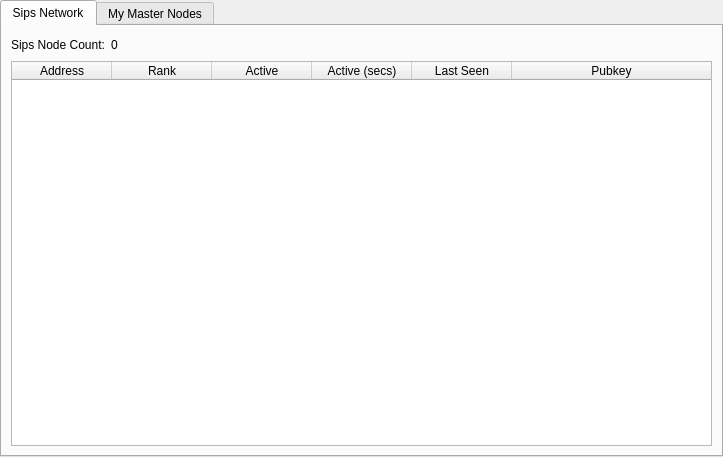
<?xml version="1.0" encoding="UTF-8"?>
<ui version="4.0">
 <class>MasternodeManager</class>
 <widget class="QWidget" name="MasternodeManager">
  <property name="geometry">
   <rect>
    <x>0</x>
    <y>0</y>
    <width>723</width>
    <height>457</height>
   </rect>
  </property>
  <property name="windowTitle">
   <string>Form</string>
  </property>
  <layout class="QVBoxLayout" name="topLayout">
   <property name="leftMargin">
    <number>0</number>
   </property>
   <property name="topMargin">
    <number>0</number>
   </property>
   <property name="rightMargin">
    <number>0</number>
   </property>
   <property name="bottomMargin">
    <number>0</number>
   </property>
   <item>
    <layout class="QVBoxLayout" name="verticalLayout">
     <property name="bottomMargin">
      <number>0</number>
     </property>
     <item>
      <widget class="QTabWidget" name="tabWidget">
       <property name="currentIndex">
        <number>0</number>
       </property>
       <widget class="QWidget" name="tab">
        <attribute name="title">
         <string>Sips Network</string>
        </attribute>
        <layout class="QGridLayout" name="gridLayout">
         <item row="1" column="0">
          <widget class="QTableWidget" name="tableWidget">
           <property name="editTriggers">
            <set>QAbstractItemView::NoEditTriggers</set>
           </property>
           <property name="alternatingRowColors">
            <bool>true</bool>
           </property>
           <property name="selectionBehavior">
            <enum>QAbstractItemView::SelectRows</enum>
           </property>
           <property name="sortingEnabled">
            <bool>true</bool>
           </property>
           <attribute name="horizontalHeaderStretchLastSection">
            <bool>true</bool>
           </attribute>
           <column>
            <property name="text">
             <string>Address</string>
            </property>
           </column>
           <column>
            <property name="text">
             <string>Rank</string>
            </property>
           </column>
           <column>
            <property name="text">
             <string>Active</string>
            </property>
           </column>
           <column>
            <property name="text">
             <string>Active (secs)</string>
            </property>
           </column>
           <column>
            <property name="text">
             <string>Last Seen</string>
            </property>
           </column>
           <column>
            <property name="text">
             <string>Pubkey</string>
            </property>
           </column>
          </widget>
         </item>
         <item row="0" column="0">
          <layout class="QHBoxLayout" name="horizontalLayout_3">
           <property name="bottomMargin">
            <number>0</number>
           </property>
           <item>
            <widget class="QLabel" name="label_2">
             <property name="text">
              <string>Sips Node Count:</string>
             </property>
            </widget>
           </item>
           <item>
            <widget class="QLabel" name="countLabel">
             <property name="text">
              <string>0</string>
             </property>
            </widget>
           </item>
           <item>
            <spacer name="horizontalSpacer_3">
             <property name="orientation">
              <enum>Qt::Horizontal</enum>
             </property>
             <property name="sizeHint" stdset="0">
              <size>
               <width>40</width>
               <height>20</height>
              </size>
             </property>
            </spacer>
           </item>
          </layout>
         </item>
        </layout>
       </widget>
       <widget class="QWidget" name="tab_2">
        <attribute name="title">
         <string>My Master Nodes</string>
        </attribute>
        <layout class="QGridLayout" name="gridLayout_2">
         <item row="0" column="0">
          <layout class="QVBoxLayout" name="verticalLayout_2">
           <property name="bottomMargin">
            <number>0</number>
           </property>
           <item>
            <layout class="QHBoxLayout" name="horizontalLayout">
             <item>
              <widget class="QPushButton" name="createButton">
               <property name="text">
                <string>&amp;Create...</string>
               </property>
              </widget>
             </item>
             <item>
              <widget class="QPushButton" name="copyAddressButton">
               <property name="text">
                <string>Copy &amp;Address</string>
               </property>
              </widget>
             </item>
             <item>
              <spacer name="horizontalSpacer">
               <property name="orientation">
                <enum>Qt::Horizontal</enum>
               </property>
               <property name="sizeHint" stdset="0">
                <size>
                 <width>40</width>
                 <height>20</height>
                </size>
               </property>
              </spacer>
             </item>
            </layout>
           </item>
           <item>
            <widget class="QTableWidget" name="tableWidget_2">
             <property name="editTriggers">
              <set>QAbstractItemView::NoEditTriggers</set>
             </property>
             <property name="alternatingRowColors">
              <bool>true</bool>
             </property>
             <property name="selectionMode">
              <enum>QAbstractItemView::SingleSelection</enum>
             </property>
             <property name="selectionBehavior">
              <enum>QAbstractItemView::SelectRows</enum>
             </property>
             <attribute name="horizontalHeaderStretchLastSection">
              <bool>true</bool>
             </attribute>
             <column>
              <property name="text">
               <string>Alias</string>
              </property>
             </column>
             <column>
              <property name="text">
               <string>IP/Onion</string>
              </property>
             </column>
             <column>
              <property name="text">
               <string>Status</string>
              </property>
             </column>
             <column>
              <property name="text">
               <string>Collateral Address</string>
              </property>
             </column>
            </widget>
           </item>
           <item>
            <layout class="QHBoxLayout" name="horizontalLayout_2">
             <property name="bottomMargin">
              <number>0</number>
             </property>
             <item>
              <widget class="QPushButton" name="editButton">
               <property name="text">
                <string>&amp;Edit</string>
               </property>
              </widget>
             </item>
             <item>
              <widget class="QPushButton" name="getConfigButton">
               <property name="text">
                <string>&amp;Get Config</string>
               </property>
              </widget>
             </item>
             <item>
              <widget class="QPushButton" name="removeButton">
               <property name="text">
                <string>&amp;Remove</string>
               </property>
              </widget>
             </item>
             <item>
              <spacer name="horizontalSpacer_2">
               <property name="orientation">
                <enum>Qt::Horizontal</enum>
               </property>
               <property name="sizeHint" stdset="0">
                <size>
                 <width>40</width>
                 <height>20</height>
                </size>
               </property>
              </spacer>
             </item>
            </layout>
           </item>
           <item>
            <layout class="QHBoxLayout" name="horizontalLayout_4">
             <property name="bottomMargin">
              <number>0</number>
             </property>
             <item>
              <widget class="QPushButton" name="startButton">
               <property name="text">
                <string>&amp;Start</string>
               </property>
              </widget>
             </item>
             <item>
              <widget class="QPushButton" name="stopButton">
               <property name="text">
                <string>Sto&amp;p</string>
               </property>
              </widget>
             </item>
             <item>
              <spacer name="horizontalSpacer_4">
               <property name="orientation">
                <enum>Qt::Horizontal</enum>
               </property>
               <property name="sizeHint" stdset="0">
                <size>
                 <width>40</width>
                 <height>20</height>
                </size>
               </property>
              </spacer>
             </item>
            </layout>
           </item>
           <item>
            <layout class="QHBoxLayout" name="horizontalLayout_5">
             <property name="bottomMargin">
              <number>0</number>
             </property>
             <item>
              <widget class="QPushButton" name="startAllButton">
               <property name="text">
                <string>S&amp;tart All</string>
               </property>
              </widget>
             </item>
             <item>
              <widget class="QPushButton" name="stopAllButton">
               <property name="text">
                <string>St&amp;op All</string>
               </property>
              </widget>
             </item>
             <item>
              <spacer name="horizontalSpacer_5">
               <property name="orientation">
                <enum>Qt::Horizontal</enum>
               </property>
               <property name="sizeHint" stdset="0">
                <size>
                 <width>40</width>
                 <height>20</height>
                </size>
               </property>
              </spacer>
             </item>
            </layout>
           </item>
          </layout>
         </item>
        </layout>
       </widget>
      </widget>
     </item>
    </layout>
   </item>
  </layout>
 </widget>
 <resources/>
 <connections/>
</ui>
